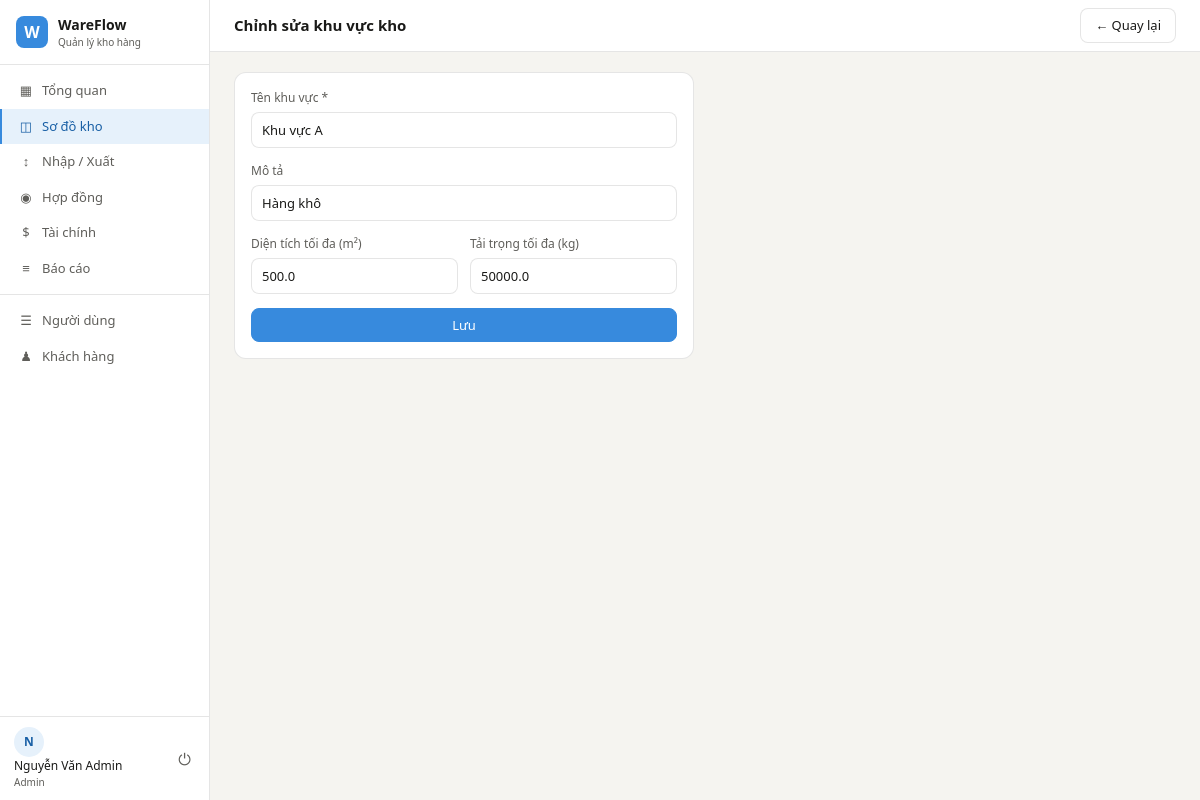
The page /warehouse/zones/1/edit (signed in) on the database its author committed.
### app/models/__init__.py (models this page shows, shortened)
class User(UserMixin, db.Model):
    __tablename__ = 'users'
    id           = db.Column(db.Integer, primary_key=True)
    username     = db.Column(db.String(80), unique=True, nullable=False)
    email        = db.Column(db.String(120), unique=True, nullable=False)
    password_hash = db.Column(db.String(256), nullable=False)
    full_name    = db.Column(db.String(150))
    phone        = db.Column(db.String(20))
    role         = db.Column(db.String(20), default=UserRole.STAFF.value)
    is_active    = db.Column(db.Boolean, default=True)
    created_at   = db.Column(db.DateTime, default=datetime.utcnow)
    def is_admin(self):
        return self.role == UserRole.ADMIN.value

class Zone(db.Model):
    __tablename__ = 'zones'
    id           = db.Column(db.Integer, primary_key=True)
    code         = db.Column(db.String(10), unique=True, nullable=False)  # 'A', 'B'
    name         = db.Column(db.String(100), nullable=False)               # 'Khu vực A'
    description  = db.Column(db.String(200))                               # 'Hàng khô'
    max_area_m2  = db.Column(db.Float, default=0)                         # Diện tích tối đa
    max_weight_kg = db.Column(db.Float, default=0)                        # Tải trọng tối đa
    created_at   = db.Column(db.DateTime, default=datetime.utcnow)
    slots = db.relationship('Slot', backref='zone', lazy='dynamic',
                            cascade='all, delete-orphan')

### app/routes/warehouse.py (the view, shortened to what this page needs)
@warehouse_bp.route('/zones/<int:zone_id>/edit', methods=['GET', 'POST'])
@login_required
def zone_edit(zone_id):
    if not current_user.is_admin():
        flash('Chỉ Admin mới có quyền chỉnh sửa.', 'danger')
        return redirect(url_for('warehouse.zone_list'))
    zone = Zone.query.get_or_404(zone_id)
    return render_template('warehouse/zone_form.html', zone=zone)

### app/models/__init__.py (called while the page is built)
@login_manager.user_loader
def load_user(user_id):
    return User.query.get(int(user_id))

### run.py (called while the page is built)
@app.context_processor
def inject_globals():
    from datetime import datetime
    return {'now': datetime.now()}

### app/templates/warehouse/zone_form.html (shortened to what this page needs)
{% extends 'base.html' %}
{% block page_title %}{{ 'Chỉnh sửa' if zone else 'Tạo' }} khu vực kho{% endblock %}
{% block topbar_actions %}<a href="{{ url_for('warehouse.zone_list') }}" class="btn">← Quay lại</a>{% endblock %}
{% block content %}
<div style="max-width:460px">
  <div class="panel">
    <div class="panel-body">
      <form method="POST">
        <div class="form-group">
          <label class="form-label">Tên khu vực *</label>
          <input type="text" name="name" class="form-control" required value="{{ zone.name if zone else '' }}"
            placeholder="Khu vực A">
        </div>
        <div class="form-group">
          <label class="form-label">Mô tả</label>
          <input type="text" name="description" class="form-control" value="{{ zone.description if zone else '' }}"
            placeholder="Hàng khô / Hàng lạnh...">
        </div>
        <div class="form-grid form-grid-2">
          <div class="form-group">
            <label class="form-label">Diện tích tối đa (m²)</label>
            <input type="number" name="max_area_m2" class="form-control" min="0" step="0.1"
              value="{{ zone.max_area_m2 if zone else 0 }}">
          </div>
          <div class="form-group">
            <label class="form-label">Tải trọng tối đa (kg)</label>
            <input type="number" name="max_weight_kg" class="form-control" min="0"
              value="{{ zone.max_weight_kg if zone else 0 }}">
          </div>
        </div>
        <button type="submit" class="btn btn-primary" style="width:100%;justify-content:center">Lưu</button>
      </form>
    </div>
  </div>
</div>
{% endblock %}

### app/templates/base.html (shortened to what this page needs)
<!DOCTYPE html>
<html lang="vi">
<head>
  <link rel="stylesheet" href="{{ url_for('static', filename='css/main.css') }}">
</head>
<body>
{% if current_user.is_authenticated %}
<div class="app-layout">
  <aside class="sidebar">
    <div class="sidebar-logo">
      <div class="logo-icon">W</div>
      <div>
        <div class="logo-name">WareFlow</div>
        <div class="logo-sub">Quản lý kho hàng</div>
      </div>
    </div>
    <nav class="sidebar-nav">
      <a href="{{ url_for('dashboard.index') }}"
         class="nav-item {% if request.endpoint == 'dashboard.index' %}active{% endif %}">
        <span class="nav-icon">▦</span> Tổng quan
      </a>
      <a href="{{ url_for('warehouse.index') }}"
         class="nav-item {% if 'warehouse' in request.endpoint %}active{% endif %}">
        <span class="nav-icon">◫</span> Sơ đồ kho
      </a>
      <a href="{{ url_for('logistics.index') }}"
         class="nav-item {% if 'logistics' in request.endpoint %}active{% endif %}">
        <span class="nav-icon">↕</span> Nhập / Xuất
      </a>
      <a href="{{ url_for('contracts.index') }}"
         class="nav-item {% if 'contracts' in request.endpoint %}active{% endif %}">
        <span class="nav-icon">◉</span> Hợp đồng
      </a>
      {% if current_user.is_admin() %}
      <a href="{{ url_for('billing.index') }}"
         class="nav-item {% if 'billing' in request.endpoint %}active{% endif %}">
        <span class="nav-icon">$</span> Tài chính
      </a>
      <a href="{{ url_for('reports.index') }}"
         class="nav-item {% if 'reports' in request.endpoint %}active{% endif %}">
        <span class="nav-icon">≡</span> Báo cáo
      </a>
      {% endif %}
      <div class="nav-divider"></div>
      {% if current_user.is_admin() %}
      <a href="{{ url_for('auth.user_list') }}"
         class="nav-item {% if 'auth' in request.endpoint %}active{% endif %}">
        <span class="nav-icon">☰</span> Người dùng
      </a>
      <a href="{{ url_for('contracts.customer_list') }}"
         class="nav-item">
        <span class="nav-icon">♟</span> Khách hàng
      </a>
      {% endif %}
    </nav>
    <div class="sidebar-footer">
      <div class="user-info">
        <div class="user-avatar">{{ current_user.full_name[0] if current_user.full_name else current_user.username[0] }}</div>
        <div>
          <div class="user-name">{{ current_user.full_name or current_user.username }}</div>
          <div class="user-role">{{ current_user.role | capitalize }}</div>
        </div>
      </div>
      <a href="{{ url_for('auth.logout') }}" class="logout-btn" title="Đăng xuất">⏻</a>
    </div>
  </aside>
  <div class="main-content">
    <header class="topbar">
      <h1 class="page-title">{% block page_title %}{% endblock %}</h1>
      <div class="topbar-actions">{% block topbar_actions %}{% endblock %}</div>
    </header>
    <div class="content-body">
      {% block content %}{% endblock %}
    </div>
  </div>
</div>
{% else %}
  {% block auth_content %}{% endblock %}
{% endif %}
</body>
</html>

### app/static/css/main.css (style rules this page uses)
:root { --blue: #378ADD; --blue-dark: #185FA5; --blue-bg: #E6F1FB; --green: #3B6D11; --green-bg: #EAF3DE; --amber: #BA7517; --amber-bg: #FAEEDA; --red: #A32D2D; --red-bg: #FCEBEB; --pink: #993556; --pink-bg: #FBEAF0; --gray: #888780; --gray-bg: #F1EFE8; --text: #1a1a18; --text-muted:#5F5E5A; --border: rgba(0,0,0,0.10); --bg: #F5F4F0; --surface: #FFFFFF; --sidebar-w: 210px; --topbar-h: 52px; --radius: 8px; --radius-lg: 12px; }
* { box-sizing: border-box; margin: 0; padding: 0; }
body { font-family: 'Segoe UI', system-ui, sans-serif; font-size: 14px; color: var(--text); background: var(--bg); line-height: 1.5; }
a { text-decoration: none; color: inherit; }
.app-layout { display: flex; height: 100vh; overflow: hidden; }
.sidebar { width: var(--sidebar-w); background: var(--surface); border-right: 1px solid var(--border); display: flex; flex-direction: column; flex-shrink: 0; }
.sidebar-logo { display: flex; align-items: center; gap: 10px; padding: 14px 16px; border-bottom: 1px solid var(--border); }
.logo-icon { width: 32px; height: 32px; background: var(--blue); color: #fff; border-radius: 8px; display: flex; align-items: center; justify-content: center; font-weight: 700; font-size: 16px; }
.logo-name { font-weight: 600; font-size: 14px; }
.logo-sub { font-size: 10px; color: var(--text-muted); }
.sidebar-nav { flex: 1; padding: 8px 0; overflow-y: auto; }
.nav-item { display: flex; align-items: center; gap: 8px; padding: 8px 16px; font-size: 13px; color: var(--text-muted); border-left: 2px solid transparent; transition: all 0.12s; cursor: pointer; }
.nav-item.active { background: var(--blue-bg); color: var(--blue-dark); border-left-color: var(--blue); font-weight: 500; }
.nav-icon { font-size: 13px; width: 16px; text-align: center; }
.nav-divider { height: 1px; background: var(--border); margin: 8px 0; }
.sidebar-footer { border-top: 1px solid var(--border); padding: 10px 14px; display: flex; align-items: center; gap: 8px; }
.user-avatar { width: 30px; height: 30px; border-radius: 50%; background: var(--blue-bg); color: var(--blue-dark); display: flex; align-items: center; justify-content: center; font-weight: 600; font-size: 12px; flex-shrink: 0; }
.user-name { font-size: 12px; font-weight: 500; }
.user-role { font-size: 10px; color: var(--text-muted); }
.logout-btn { margin-left: auto; color: var(--text-muted); font-size: 16px; padding: 4px; cursor: pointer; border-radius: 4px; }
.main-content { flex: 1; display: flex; flex-direction: column; overflow: hidden; }
.topbar { height: var(--topbar-h); background: var(--surface); border-bottom: 1px solid var(--border); padding: 0 24px; display: flex; align-items: center; justify-content: space-between; flex-shrink: 0; }
.page-title { font-size: 15px; font-weight: 600; }
.topbar-actions { display: flex; align-items: center; gap: 8px; }
.content-body { flex: 1; overflow-y: auto; padding: 20px 24px; }
.panel { background: var(--surface); border: 1px solid var(--border); border-radius: var(--radius-lg); overflow: hidden; }
.panel-body { padding: 16px; }
.btn { display: inline-flex; align-items: center; gap: 6px; padding: 7px 14px; border-radius: var(--radius); border: 1px solid var(--border); background: var(--surface); color: var(--text); font-size: 13px; font-family: inherit; cursor: pointer; transition: all 0.12s; white-space: nowrap; }
.btn-primary { background: var(--blue); color: #fff; border-color: var(--blue); }
.form-group { margin-bottom: 14px; }
.form-label { display: block; font-size: 12px; font-weight: 500; color: var(--text-muted); margin-bottom: 5px; }
.form-control { width: 100%; padding: 8px 10px; border: 1px solid var(--border); border-radius: var(--radius); font-size: 13px; font-family: inherit; color: var(--text); background: var(--surface); transition: border-color 0.12s; }
.form-grid { display: grid; gap: 12px; }
.form-grid-2 { grid-template-columns: 1fr 1fr; }

### rows shown on the page
User: full_name "N", full_name "Nguyễn Văn Admin", role "Admin"
Zone: name "Khu vực A", description "Hàng khô", max_area_m2 "500.0", max_weight_kg "50000.0"

### other values the page prints
{{ 'Chỉnh sửa' if zone else 'Tạo' }} "Chỉnh sửa"
